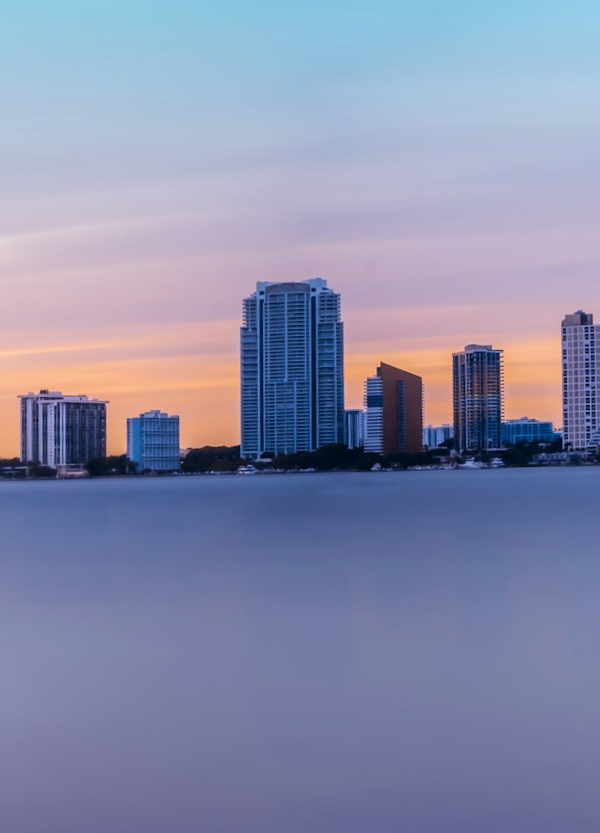
#> input picture images/test1.png, 600 x 833 px
$ python run_panorama.py images/test1.png images/test2.png images/test3.png -o ketqua.png
#> lines starting #> are read from the running program, lines starting #| are printed output that depends on the picture
# -*- coding: utf-8 -*-
# =============================================================================
# FILE: run_panorama.py  -  CHẠY GHÉP ẢNH TỪ DÒNG LỆNH (không cần giao diện)
# -----------------------------------------------------------------------------
# Cách dùng (đứng ở thư mục gốc repo):
#   python python/run_panorama.py images/test1.png images/test2.png images/test3.png -o ketqua.png
# Ảnh phải được liệt kê theo thứ tự từ TRÁI sang PHẢI.
# OpenCV chỉ được dùng để ĐỌC / GHI file ảnh (được phép theo yêu cầu môn học).
# =============================================================================
import argparse
import os
import sys
import time

import cv2
import numpy as np

sys.path.insert(0, os.path.dirname(os.path.abspath(__file__)))
from panorama_stitching import Panorama  # noqa: E402


def read_rgb(path):
    """Đọc ảnh (hỗ trợ đường dẫn có dấu tiếng Việt) và đổi BGR -> RGB."""
#> called with path = 'images/test1.png'
    data = np.fromfile(path, dtype=np.uint8)
    img = cv2.imdecode(data, cv2.IMREAD_COLOR)
#> img is the input picture: shape (833, 600, 3); mean B, G, R 172.3, 141.6, 136.6
    if img is None:
        raise FileNotFoundError(f"Không đọc được ảnh: {path}")
    return img[..., ::-1]
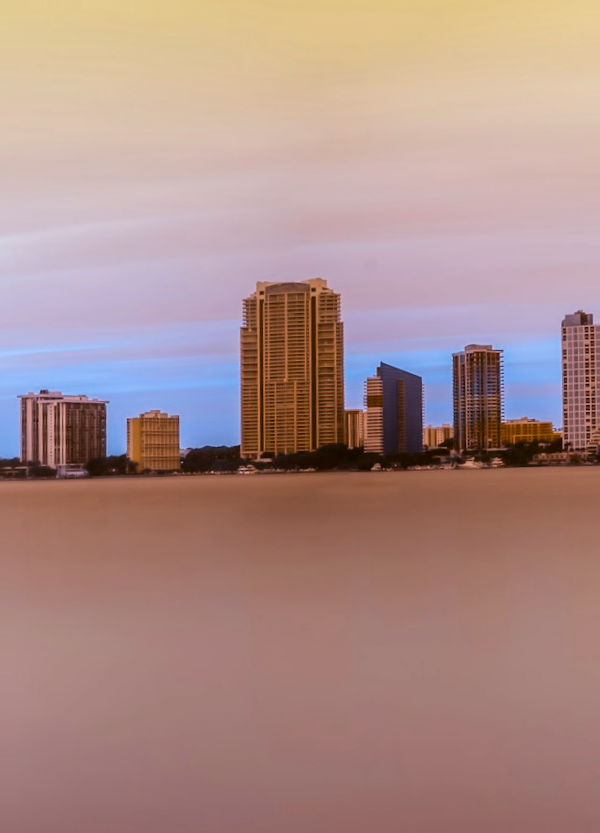
#> returned value: shape (833, 600, 3); mean of channels 0, 1, 2 136.6, 141.6, 172.3; drawn as B, G, R


def save_rgb(path, img_rgb):
    """Ghi ảnh RGB (float [0,1] hoặc uint8) ra file, hỗ trợ đường dẫn tiếng Việt."""
    if img_rgb.dtype != np.uint8:
        img_rgb = (np.clip(img_rgb, 0, 1) * 255).round().astype(np.uint8)
    ext = os.path.splitext(path)[1] or ".png"
    ok, buf = cv2.imencode(ext, np.ascontiguousarray(img_rgb[..., ::-1]))
    if not ok:
        raise IOError(f"Không ghi được ảnh: {path}")
    buf.tofile(path)


def main():
    ap = argparse.ArgumentParser(description="Ghép ảnh panorama bằng SIFT + RANSAC (code from scratch)")
    ap.add_argument("images", nargs="+", help="các ảnh theo thứ tự trái -> phải")
    ap.add_argument("-o", "--output", default="panorama_result.png", help="file ảnh kết quả")
    ap.add_argument("--max-width", type=int, default=800, help="thu nhỏ ảnh rộng hơn giá trị này (0 = không thu nhỏ)")
    args = ap.parse_args()

    images = [read_rgb(p) for p in args.images]
#> call 2 of read_rgb, with path = 'images/test2.png'
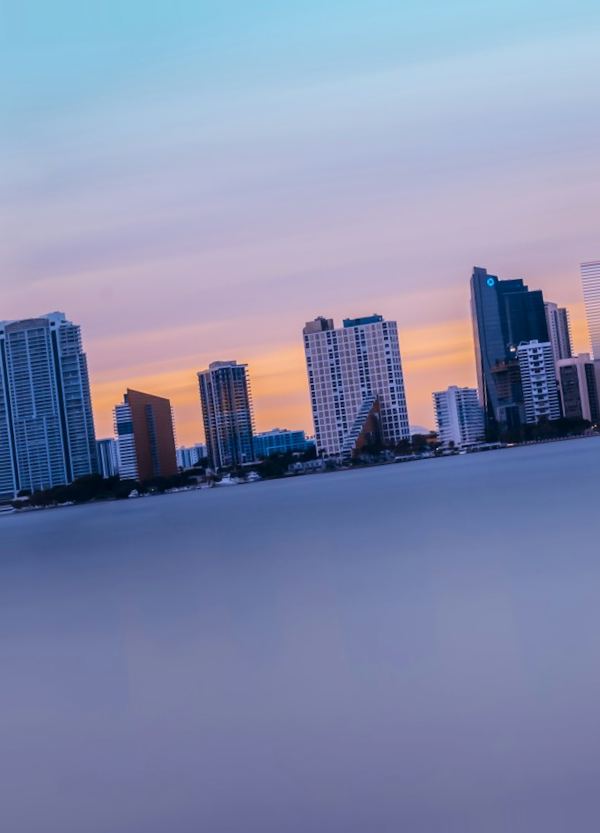
#> input picture images/test2.png, 600 x 833 px
#> in read_rgb, img is the input picture: shape (833, 600, 3); mean B, G, R 172.7, 139.4, 130.9
#> in read_rgb (call 2), `return img[..., ::-1]`:
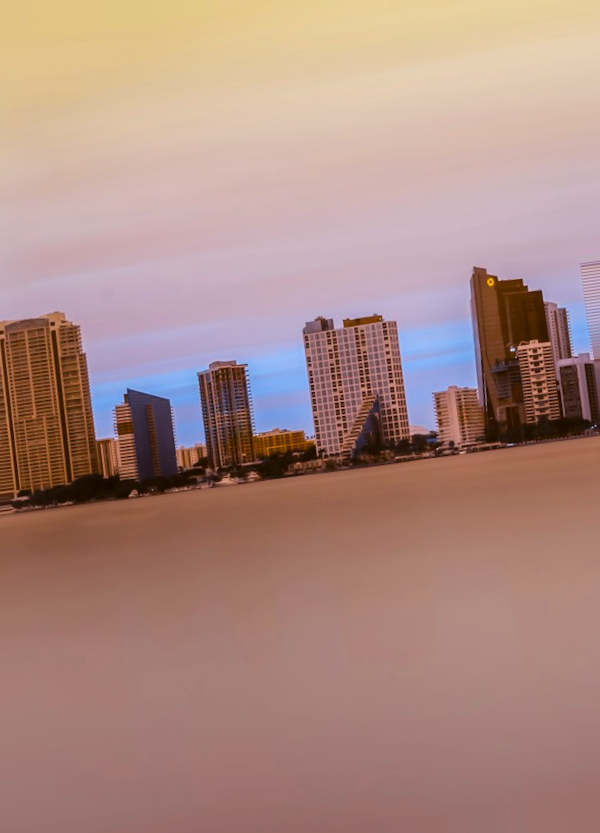
#> returned value: shape (833, 600, 3); mean of channels 0, 1, 2 130.9, 139.4, 172.7; drawn as B, G, R
    stitcher = Panorama(max_width=args.max_width or None, verbose=True)
    t = time.time()
    result = stitcher.get_panorama(images)
    print(f"Xong sau {time.time() - t:.1f} giây. Kích thước kết quả: {result.shape[1]}x{result.shape[0]}")
    save_rgb(args.output, result)
    print("Đã lưu:", args.output)


if __name__ == "__main__":
#> (the run stopped early here; a loop or call above may not have finished)
